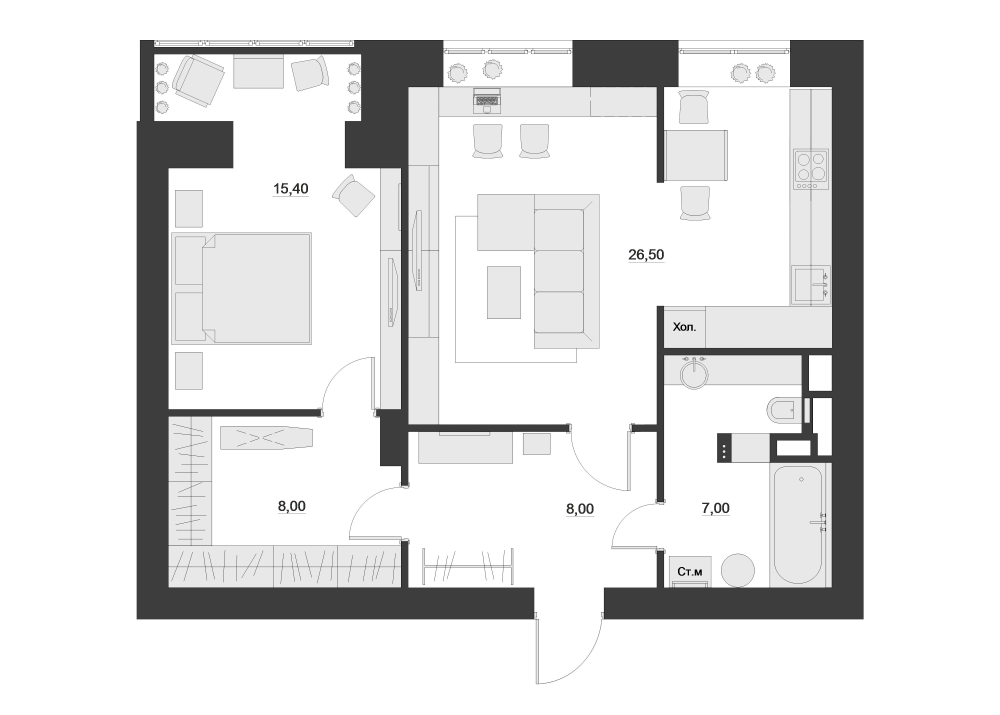
#> input picture data/input/image_2025-12-10_14-48-29.png, 4000 x 2857 px (shown at 1/4 size); its folder holds only this picture in this run
$ python main.py
#> lines starting #> are read from the running program, lines starting #| are printed output that depends on the picture; after the words box and inside, x2 and y2 are one past the last pixel; in counts of white or black regions, pixels touching at a corner belong together
### config.py
import os

# Пути
BASE_DIR = os.path.dirname(os.path.abspath(__file__))
DATA_DIR = os.path.join(BASE_DIR, 'data')
INPUT_DIR = os.path.join(DATA_DIR, 'input')
OUTPUT_DIR = os.path.join(DATA_DIR, 'output')
MODELS_DIR = os.path.join(BASE_DIR, 'models')

# Создание директорий
for dir_path in [INPUT_DIR, OUTPUT_DIR, MODELS_DIR]:
    os.makedirs(dir_path, exist_ok=True)

# Параметры обработки изображений
IMAGE_SETTINGS = {
    'resize_width': 1024,  # Ширина для ресайза
    'binary_threshold': 128,  # Порог бинаризации
    'canny_low': 50,  # Нижний порог для Canny
    'canny_high': 150,  # Верхний порог для Canny
    'hough_rho': 1,  # Разрешение по ρ в пикселях
    'hough_theta': 3.1415926 / 180,  # Разрешение по θ в радианах
    'hough_threshold': 80,  # Порог для детекции линий
    'min_line_length': 50,  # Минимальная длина линии
    'max_line_gap': 20,  # Максимальный разрыв между линиями
    'angle_tolerance': 10,  # Допуск угла для фильтрации (градусы)
}

# Параметры стен
WALL_SETTINGS = {
    'min_wall_length': 100,  # Минимальная длина стены (пиксели)
    'merge_distance': 20,  # Расстояние для объединения линий
    'snap_angles': [0, 45, 90, 135],  # Углы для "привязки"
}

# Настройки JSON
JSON_SETTINGS = {
    'indent': 2,
    'ensure_ascii': False,
}

### src/preprocess.py
import cv2
import numpy as np
from typing import Tuple, Optional
import matplotlib.pyplot as plt


class ImagePreprocessor:
    """Класс для предобработки изображений планов"""

    def __init__(self, config):
        self.config = config

    def load_image(self, image_path: str) -> np.ndarray:
        """Загрузка изображения"""
#> called with image_path = 'data/input/image_2025-12-10_14-48-29.png'
        img = cv2.imread(image_path)
#> img is the input picture: shape (2857, 4000, 3); mean B, G, R 225.7, 225.7, 225.7
        if img is None:
            raise FileNotFoundError(
                f"Не удалось загрузить изображение: {image_path}")
        return img

    def resize_image(self, img: np.ndarray, width: Optional[int] = None) -> np.ndarray:
        """Изменение размера изображения"""
        if width is None:
            width = self.config['resize_width']

        h, w = img.shape[:2]
        height = int(h * (width / w))
        return cv2.resize(img, (width, height))
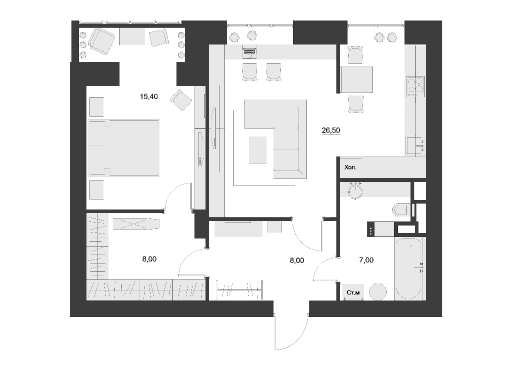
#> returned value: shape (731, 1024, 3) (shown at 1/2 size); mean of channels 0, 1, 2 225.7, 225.7, 225.7; drawn as B, G, R

    def convert_to_grayscale(self, img: np.ndarray) -> np.ndarray:
        """Конвертация в оттенки серого"""
        if len(img.shape) == 3:
            return cv2.cvtColor(img, cv2.COLOR_BGR2GRAY)
#> returned value: shape (731, 1024)
        return img

    def apply_binarization(self, gray: np.ndarray) -> np.ndarray:
        """Адаптивная бинаризация"""
        # Метод Отсу для автоматического подбора порога
        _, binary = cv2.threshold(
            gray,
            0,
            255,
            cv2.THRESH_BINARY_INV + cv2.THRESH_OTSU
        )
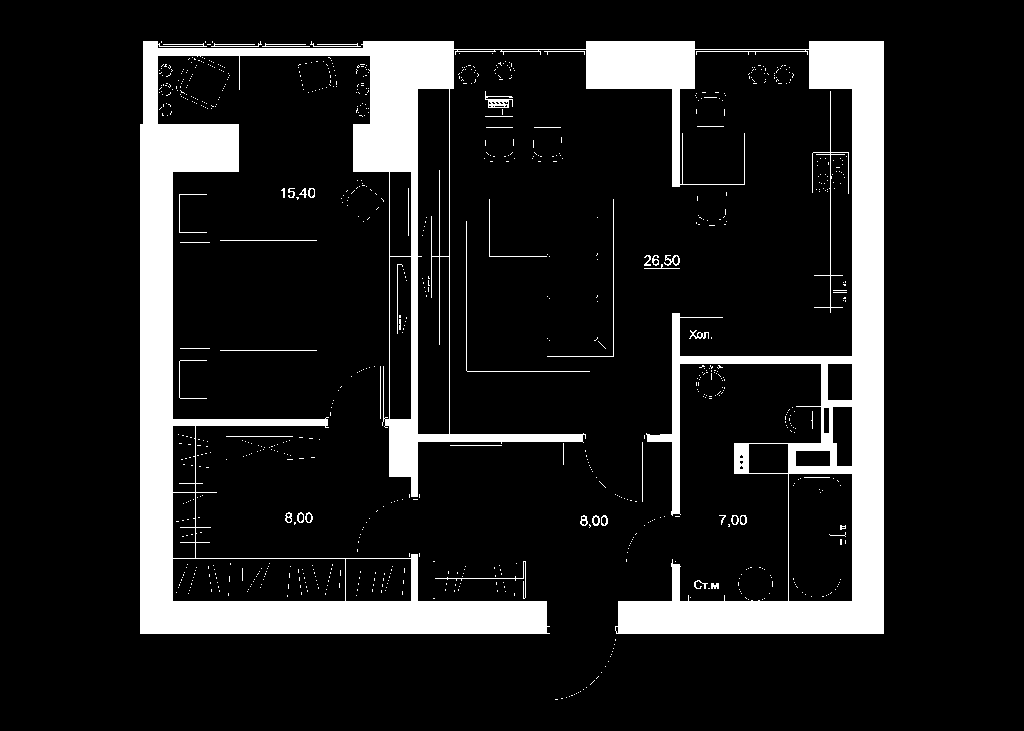
#> binary: shape (731, 1024); 13.2% white; 868 white regions (816 under 20 px), largest, box (x1, y1, x2, y2) and area: (140, 41, 884, 634) 93686, (812, 91, 849, 313) 426, (466, 221, 590, 372) 273
        return binary

    def remove_noise(self, binary: np.ndarray) -> np.ndarray:
        """Удаление шума морфологическими операциями"""
        kernel = np.ones((3, 3), np.uint8)

        # Закрытие для заполнения мелких разрывов
        closed = cv2.morphologyEx(
            binary, cv2.MORPH_CLOSE, kernel, iterations=1)
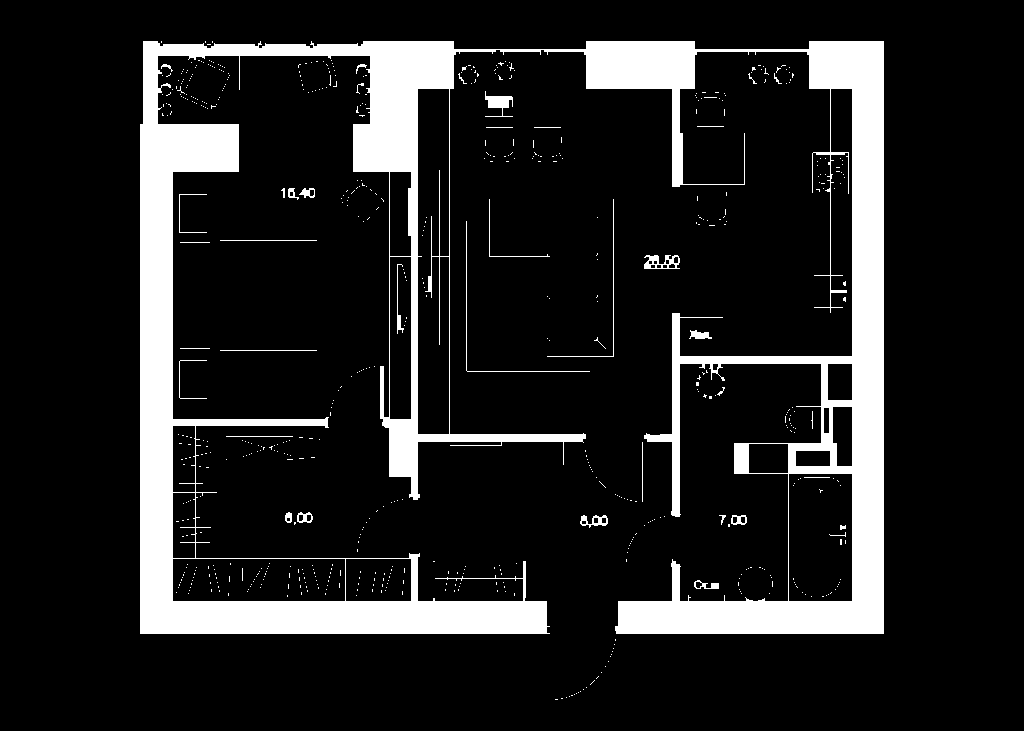
#> closed: shape (731, 1024); 13.5% white; 663 white regions (625 under 20 px), largest, box (x1, y1, x2, y2) and area: (140, 41, 884, 634) 96364, (485, 91, 513, 117) 327, (644, 255, 680, 269) 284

        # Открытие для удаления мелких объектов
        opened = cv2.morphologyEx(closed, cv2.MORPH_OPEN, kernel, iterations=1)
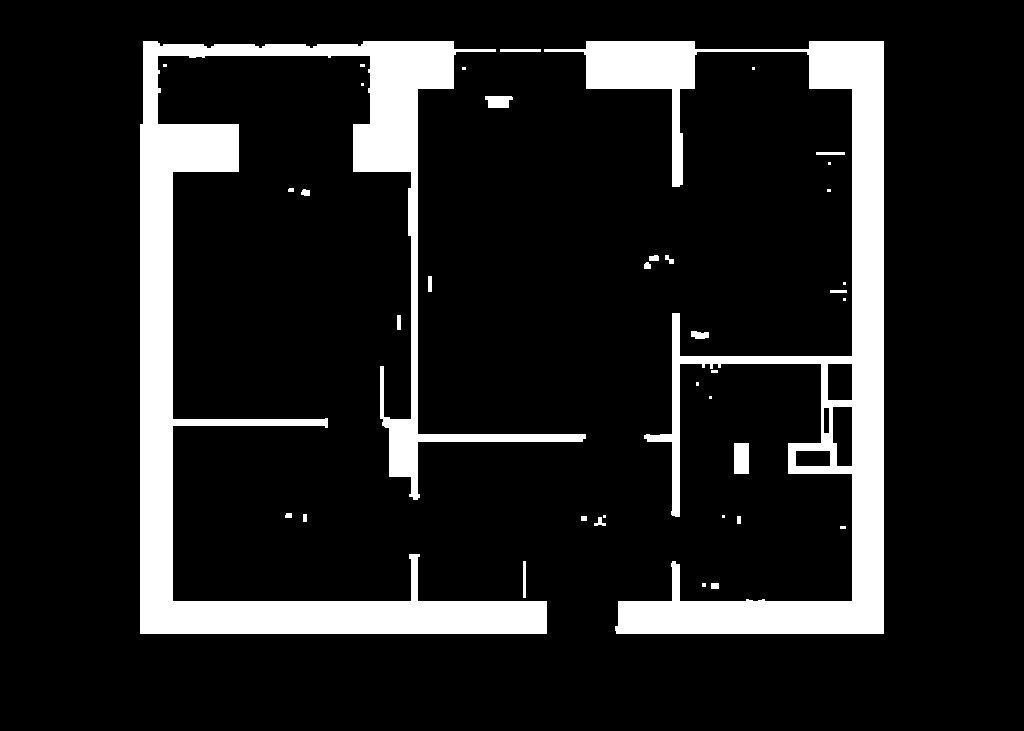
#> opened: shape (731, 1024); 12.7% white; 38 white regions (15 under 20 px), largest, box (x1, y1, x2, y2) and area: (140, 41, 586, 634) 51872, (544, 41, 884, 634) 40929, (734, 443, 749, 474) 465

        return opened

    def detect_edges(self, binary: np.ndarray) -> np.ndarray:
        """Детекция границ"""
        edges = cv2.Canny(
            binary,
            self.config['canny_low'],
            self.config['canny_high']
        )
#> edges: shape (731, 1024); 1.3% white in thin lines or dots, all inside (x1, y1, x2, y2) = (139, 40, 884, 634)
        return edges

    def preprocess_pipeline(self, image_path: str, visualize: bool = False) -> dict:
        """
        Полный пайплайн предобработки

        Возвращает словарь с промежуточными результатами
        """
        # Загрузка
        original = self.load_image(image_path)
        resized = self.resize_image(original)

        # Конвертация в grayscale
        gray = self.convert_to_grayscale(resized)

        # Бинализация
        binary = self.apply_binarization(gray)

        # Удаление шума
        denoised = self.remove_noise(binary)

        # Детекция границ
        edges = self.detect_edges(denoised)

        if visualize:
            self._visualize_results(original, gray, binary, denoised, edges)

        return {
            'original': original,
            'resized': resized,
            'gray': gray,
            'binary': binary,
            'denoised': denoised,
            'edges': edges
        }

    # [19 lines left out: function _visualize_results, not called in this run]

### src/wall_detection.py
import cv2
import numpy as np
from typing import List, Tuple, Dict
import math


class WallDetector:
    """Класс для детекции стен на плане"""

    def __init__(self, config):
        self.config = config
        self.wall_settings = config.get('WALL_SETTINGS', {})

    def detect_lines(self, edges: np.ndarray) -> List[Tuple]:
        """Детекция линий методом Хафа"""
        lines = cv2.HoughLinesP(
            edges,
            rho=self.config['hough_rho'],
            theta=self.config['hough_theta'],
            threshold=self.config['hough_threshold'],
            minLineLength=self.config['min_line_length'],
            maxLineGap=self.config['max_line_gap']
        )

        if lines is None:
            return []

        # Преобразование в удобный формат
        detected_lines = []
        for line in lines:
            x1, y1, x2, y2 = line[0]
            length = math.sqrt((x2 - x1)**2 + (y2 - y1)**2)
            angle = math.degrees(math.atan2(y2 - y1, x2 - x1)) % 180

            detected_lines.append({
                'points': [(x1, y1), (x2, y2)],
                'length': length,
                'angle': angle,
                'original': line[0]
            })

        return detected_lines

    def filter_by_angle(self, lines: List[Dict], target_angles: List[float] = None) -> List[Dict]:
        """Фильтрация линий по углу"""
        if target_angles is None:
            target_angles = [0, 90]  # Горизонтальные и вертикальные

        filtered_lines = []
        tolerance = self.wall_settings.get('angle_tolerance', 10)

        for line in lines:
            angle = line['angle']

            # Находим ближайший целевой угол
            closest_angle = min(target_angles, key=lambda x: abs(x - angle))

            # Проверяем, попадает ли в допуск
            if abs(closest_angle - angle) <= tolerance:
                # Корректируем угол
                corrected_line = self._snap_line_to_angle(line, closest_angle)
                filtered_lines.append(corrected_line)

        return filtered_lines

    def _snap_line_to_angle(self, line: Dict, target_angle: float) -> Dict:
        """Корректировка линии к заданному углу"""
        x1, y1 = line['points'][0]
        x2, y2 = line['points'][1]

        # Для горизонтальных линий
        if abs(target_angle - 0) < 1 or abs(target_angle - 180) < 1:
            y2 = y1
        # Для вертикальных линий
        elif abs(target_angle - 90) < 1:
            x2 = x1

        # Пересчитываем длину и угол
        length = math.sqrt((x2 - x1)**2 + (y2 - y1)**2)
        angle = math.degrees(math.atan2(y2 - y1, x2 - x1)) % 180

        return {
            'points': [(x1, y1), (x2, y2)],
            'length': length,
            'angle': angle,
            'original': [x1, y1, x2, y2]
        }

    def merge_similar_lines(self, lines: List[Dict]) -> List[Dict]:
        """Объединение близких линий"""
        if not lines:
            return []

        merge_distance = self.wall_settings.get('merge_distance', 20)
        merged = []
        used = [False] * len(lines)

        for i, line1 in enumerate(lines):
            if used[i]:
                continue

            # Начинаем с текущей линии
            current_points = list(line1['points'])
            used[i] = True

            # Ищем линии для объединения
            for j, line2 in enumerate(lines[i+1:], i+1):
                if used[j]:
                    continue

                # Проверяем, можно ли объединить
                if self._can_merge_lines(line1, line2, merge_distance):
                    # Объединяем точки
                    current_points.extend(line2['points'])
                    used[j] = True

            # Создаем объединенную линию
            merged_line = self._create_line_from_points(current_points)
            if merged_line['length'] >= self.wall_settings.get('min_wall_length', 50):
                merged.append(merged_line)

        return merged

    def _can_merge_lines(self, line1: Dict, line2: Dict, max_distance: float) -> bool:
        """Проверка возможности объединения двух линий"""
        # Проверяем углы
        angle_diff = abs(line1['angle'] - line2['angle'])
        if angle_diff > 5:  # Только линии с близкими углами
            return False

        # Проверяем расстояние между концами
        points1 = line1['points']
        points2 = line2['points']

        for p1 in points1:
            for p2 in points2:
                distance = math.sqrt((p1[0]-p2[0])**2 + (p1[1]-p2[1])**2)
                if distance <= max_distance:
                    return True

        return False

    def _create_line_from_points(self, points: List[Tuple]) -> Dict:
        """Создание линии из набора точек"""
        if not points:
            return None

        # Находим крайние точки
        x_coords = [p[0] for p in points]
        y_coords = [p[1] for p in points]

        x1, x2 = min(x_coords), max(x_coords)
        y1, y2 = min(y_coords), max(y_coords)

        # Для горизонтальных/вертикальных линий
        if abs(x2 - x1) > abs(y2 - y1):  # Горизонтальная
            y1 = y2 = np.mean(y_coords)
        else:  # Вертикальная
            x1 = x2 = np.mean(x_coords)

        length = math.sqrt((x2 - x1)**2 + (y2 - y1)**2)
        angle = math.degrees(math.atan2(y2 - y1, x2 - x1)) % 180

        return {
            'points': [(int(x1), int(y1)), (int(x2), int(y2))],
            'length': length,
            'angle': angle,
            'original': [int(x1), int(y1), int(x2), int(y2)]
        }

    def detect_walls(self, edges: np.ndarray) -> List[Dict]:
        """Полный пайплайн детекции стен"""
        # Детекция линий
        lines = self.detect_lines(edges)

        # Фильтрация по углу (только горизонтальные и вертикальные)
        filtered_lines = self.filter_by_angle(lines, target_angles=[0, 90])

        # Объединение близких линий
        merged_lines = self.merge_similar_lines(filtered_lines)

        # Присваиваем ID
        for i, wall in enumerate(merged_lines, 1):
            wall['id'] = f'w{i}'

        return merged_lines

    def visualize_detection(self, image: np.ndarray, walls: List[Dict]):
        """Визуализация найденных стен"""
        result = image.copy()

        for wall in walls:
            points = wall['points']
            cv2.line(result, points[0], points[1], (0, 255, 0), 2)

            # Подпись ID
            mid_x = (points[0][0] + points[1][0]) // 2
            mid_y = (points[0][1] + points[1][1]) // 2
            cv2.putText(result, wall['id'], (mid_x, mid_y),
                        cv2.FONT_HERSHEY_SIMPLEX, 0.5, (255, 0, 0), 2)

        return result

### src/json_export.py
import json
import os
from typing import List, Dict
from datetime import datetime


class JSONExporter:
    """Класс для экспорта результатов в JSON"""

    def __init__(self, config):
        self.config = config

    # [36 lines left out: functions format_walls, create_json_structure, not called in this run]

    def export_to_json(self, data: Dict, output_path: str):
        """Экспорт данных в JSON файл"""
        os.makedirs(os.path.dirname(output_path), exist_ok=True)

        with open(output_path, 'w', encoding='utf-8') as f:
            json.dump(data, f, indent=self.config.get('indent', 2),
                      ensure_ascii=self.config.get('ensure_ascii', False))

        print(f"JSON успешно экспортирован: {output_path}")

    def export_walls_to_minimal_json(self, source_image: str, walls: List[Dict],
                                     output_path: str):
        """Экспорт в минимальный требуемый формат JSON"""
        formatted_walls = []

        for wall in walls:
            formatted_wall = {
                'id': wall.get('id', 'unknown'),
                'points': wall['points']
            }
            formatted_walls.append(formatted_wall)

        result = {
            'meta': {
                'source': os.path.basename(source_image)
            },
            'walls': formatted_walls
        }

        self.export_to_json(result, output_path)

### main.py
from src.json_export import JSONExporter
from src.wall_detection import WallDetector
from src.preprocess import ImagePreprocessor
from config import IMAGE_SETTINGS, WALL_SETTINGS, JSON_SETTINGS, INPUT_DIR, OUTPUT_DIR
import os
import sys
import cv2
from pathlib import Path

# Добавляем путь к src
sys.path.append(os.path.join(os.path.dirname(__file__), 'src'))


def process_single_image(image_path: str, output_dir: str = OUTPUT_DIR):
    """Обработка одного изображения"""
    print(f"\nОбработка: {image_path}")

    # Инициализация компонентов
    config = {**IMAGE_SETTINGS, **WALL_SETTINGS, **JSON_SETTINGS}
    preprocessor = ImagePreprocessor(config)
    detector = WallDetector(config)
    exporter = JSONExporter(config)

    # 1. Предобработка
    print("  Шаг 1: Предобработка изображения...")
    processed = preprocessor.preprocess_pipeline(image_path, visualize=False)
#> processed = 6 items
#> (the rest of the program and of its run is left out)
